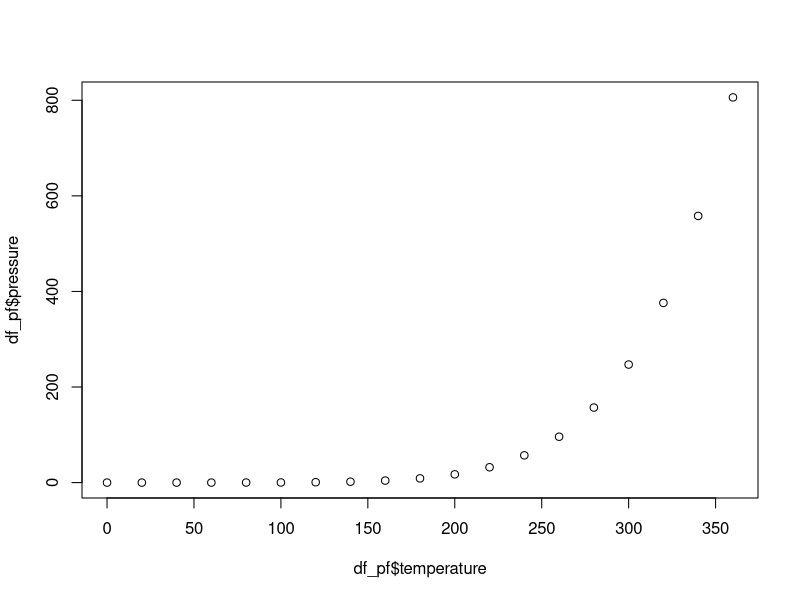
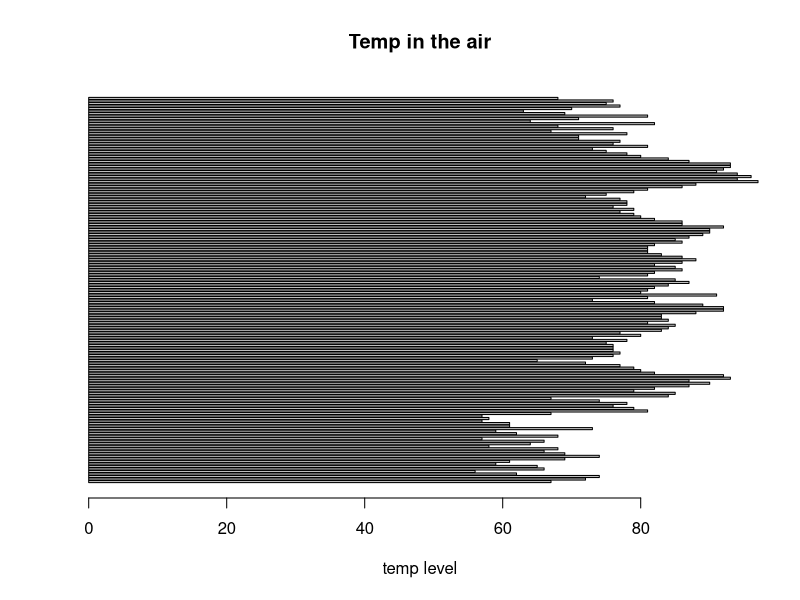
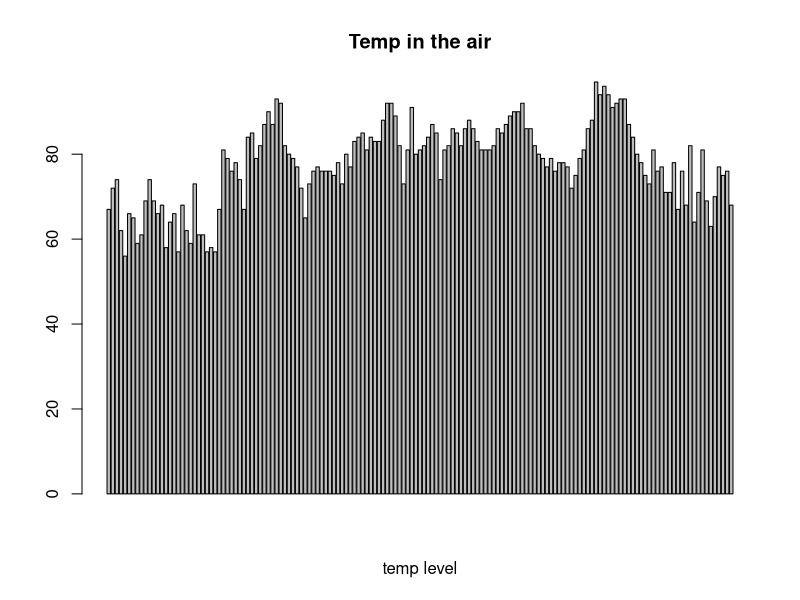
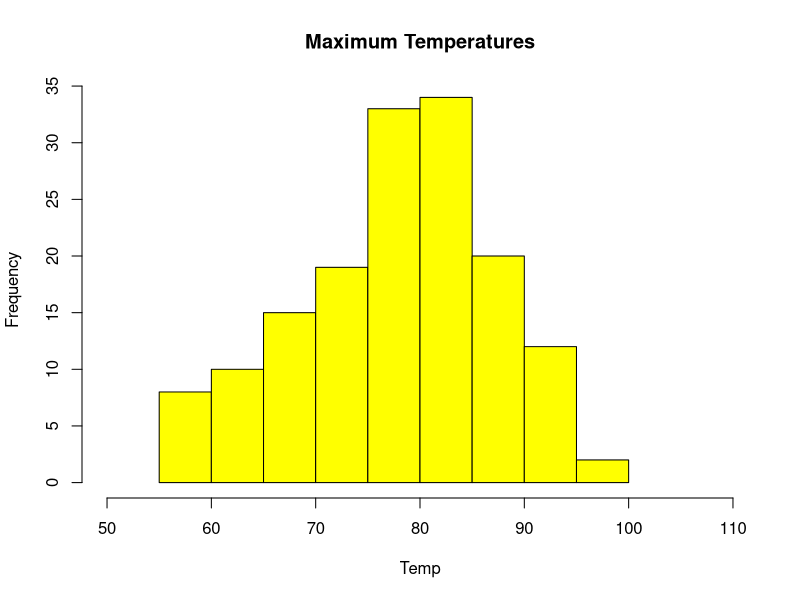
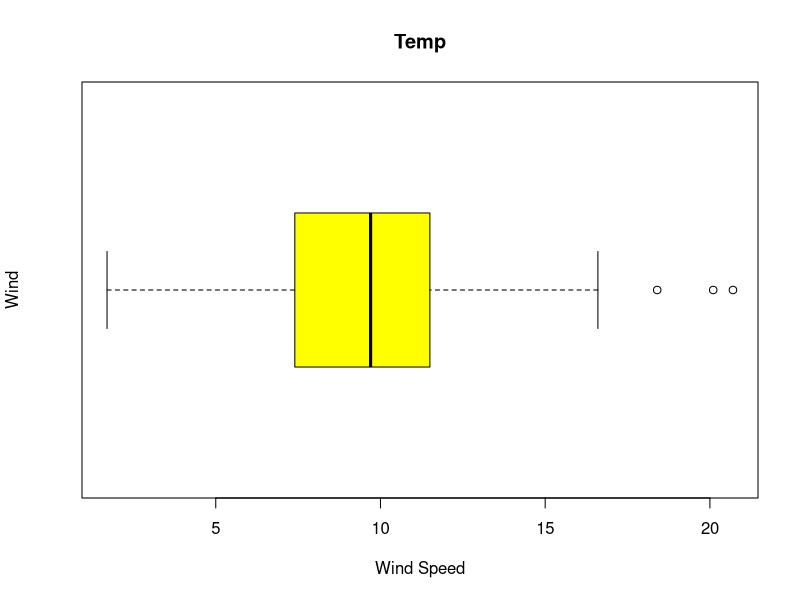

R code for these plots, in order: (Note: this script raises an error after producing the figures.)
## ---- chunk 1
knitr::opts_chunk$set(echo = TRUE)
## ---- chunk 2
summary(cars)
## ---- chunk 3
df_car<-data.frame(cars)
print(df_car)
## ---- chunk 4
df_pf<-data.frame(pressure)
print(df_pf)
## ---- chunk 5
plot(df_pf$temperature, df_pf$pressure)
## ---- chunk 6
df_aq<-data.frame(airquality)
print(df_aq)
## ---- chunk 7
class(df_aq)
## ---- chunk 8
str(df_aq)
## ---- chunk 9
dim(df_aq)
## ---- chunk 10
summary(df_aq)
## ---- chunk 11
# Columns names
names(df_aq)
## ---- chunk 12
df_aq$Temp
## ---- chunk 13
# mean of specific column
mean(df_aq$Temp)
## ---- chunk 14
barplot(df_aq$Temp, main="Temp in the air", xlab="temp level", horiz=TRUE)
## ---- chunk 15
barplot(df_aq$Temp, main="Temp in the air", xlab="temp level", horiz=FALSE)
## ---- chunk 16
hist(df_aq$Temp, main="Maximum Temperatures", xlab ="Temp", xlim = c(50,110), col="yellow", freq = TRUE)
## ---- chunk 17
# Boxplot is used to mainly find the outliers in the data set. 
boxplot(df_aq$Wind, main="Temp", xlab="Wind Speed", ylab="Wind", col = "yellow",
        horizontal = TRUE)
## ---- chunk 18
summary(df_aq$Wind)
## ---- chunk 19
library("maps")
library("purrr")
## ---- chunk 20
df_wl<-data.frame(world.cities)
print(df_wl)
## ---- chunk 21
map(database = "world")
points(x=df_wl$long[1:500], y=df_wl$lat[1:500], col="Red")
## ---- chunk 22
plot(df_aq$Ozone, df_aq$Month,
     main="scatter plot with Ozone vs Month",
     xlab = "ozone concentration",
     ylab= "Monthly observations")
## ---- chunk 23
cars_info<-data.frame(mtcars)
print(cars_info)
## ---- chunk 24
names(cars_info)
## ---- chunk 25
counts<-table(cars_info$mpg, cars_info$cyl)
barplot(counts, main="MPG", xlab="Milage", col=c("darkblue", "red"), legend=rownames(counts), bside=TRUE)
#print(counts)
## ---- chunk 26
data("co2")
